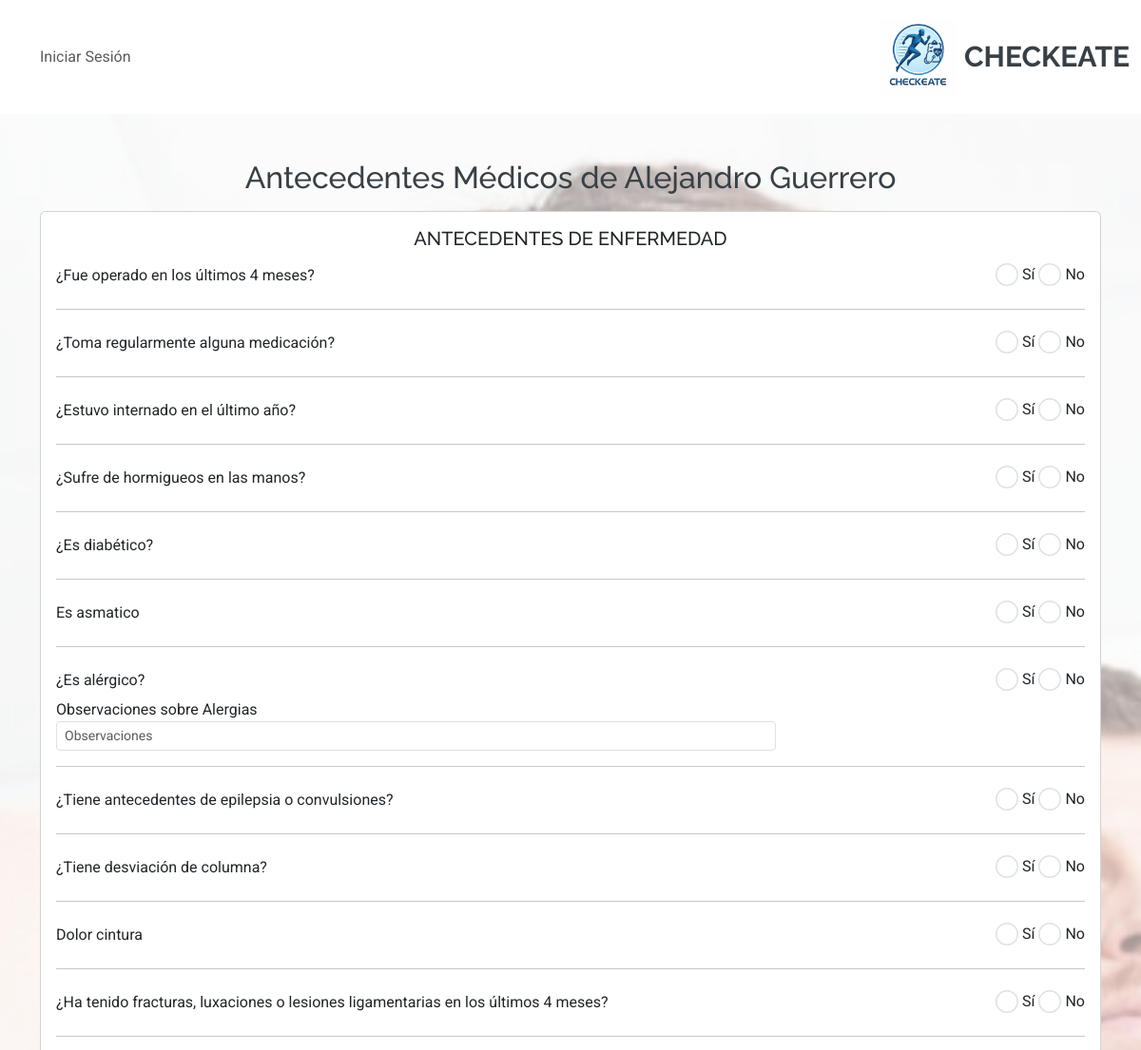
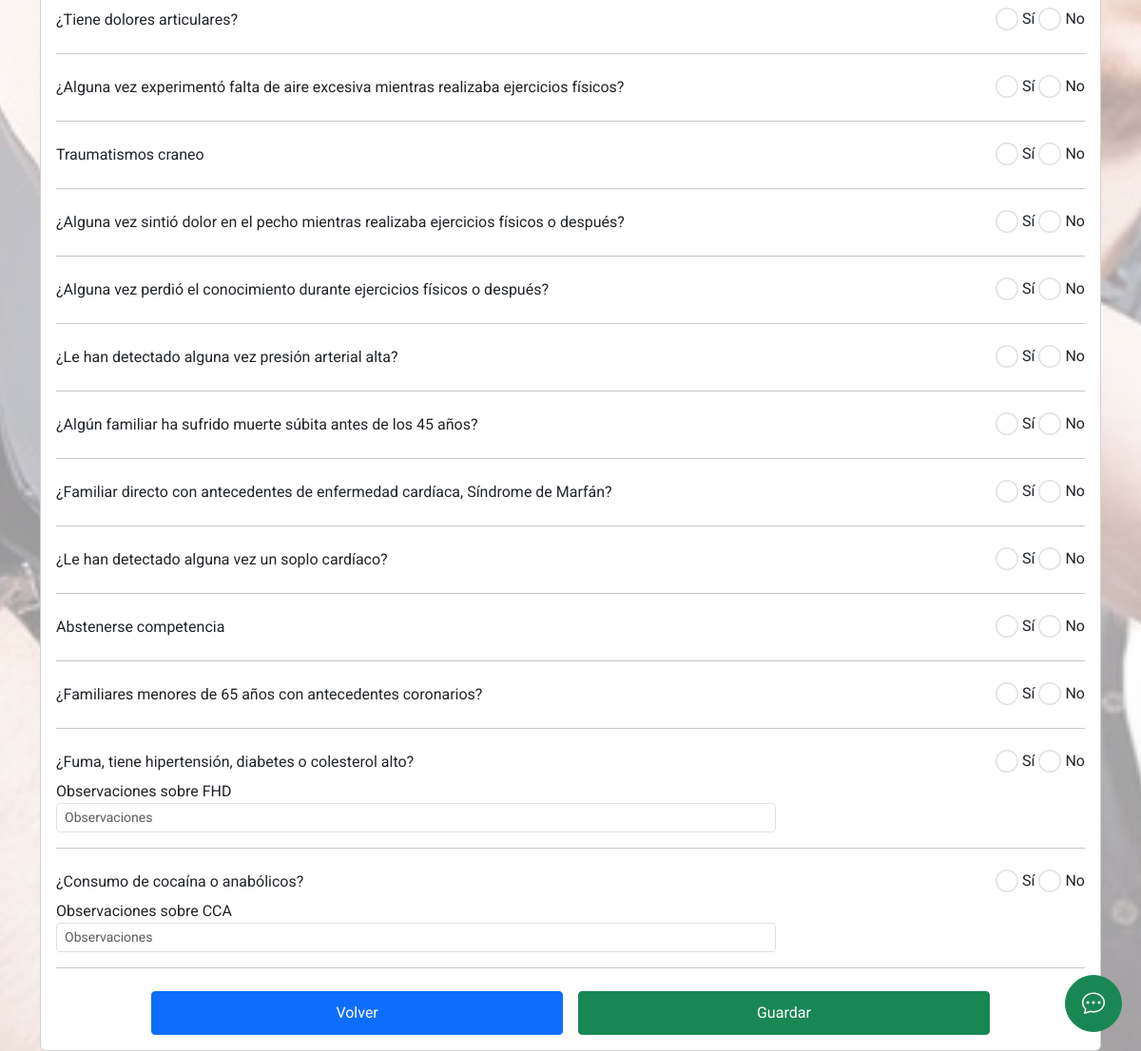
/registro-medico/cargar_antecedente/1/, run on the app's committed database (2 pictures, top to bottom).
### RegistroMedico/models.py (models this page shows, shortened)
class RegistroMedico(models.Model):
    ESTADO_FICHA = [
        ('PENDIENTE', 'Pendiente'),
        ('PROCESO', 'En proceso'),
        ('APROBADA', 'Aprobada'),
        ('RECHAZADA', 'Rechazada'),
        ('VENCIDO', 'Vencido'),  # Nuevo estado agregado
    ]
    jugador = models.ForeignKey(Jugador, on_delete=models.CASCADE, related_name='registros_medicos')
    torneo = models.ForeignKey(Torneo, on_delete=models.CASCADE)
    estado = models.CharField(max_length=45, choices=ESTADO_FICHA, blank=True, null=True)
    fecha_creacion = models.DateTimeField(auto_now_add=True)
    fecha_caducidad = models.DateField(blank=True, null=True)
    fecha_de_llenado = models.DateField(blank=True, null=True)
    observacion = models.CharField(max_length=200, blank=True, null=True)
    consentimiento_persona = models.BooleanField(null=True, blank=True)
    medico = models.ForeignKey(Medico, on_delete=models.SET_NULL, null=True, blank=True)
    class Meta:
        db_table = 'ficha_registro'

### persona/models.py (models this page shows, shortened)
class Jugador(models.Model):
    GRUPOS_SANGUINEOS = [
        ('A+', 'A+'),
        ('A-', 'A-'),
        ('B+', 'B+'),
        ('B-', 'B-'),
        ('AB+', 'AB+'),
        ('AB-', 'AB-'),
        ('O+', 'O+'),
        ('O-', 'O-'),
    ]
    persona = models.OneToOneField(Persona, on_delete=models.CASCADE)
    grupo_sanguineo = models.CharField(max_length=3, choices=GRUPOS_SANGUINEOS, blank=True, null=True)
    cobertura_medica = models.CharField(max_length=100, blank=True, null=True)
    numero_afiliado = models.CharField(max_length=50, blank=True, null=True)

class Persona(models.Model):
    profile = models.OneToOneField(Profile, on_delete=models.CASCADE)
    direccion = models.CharField(max_length=255, blank=True, null=True)
    telefono = models.CharField(max_length=15, blank=True, null=True)
    telefono_alternativo = models.CharField(max_length=15, blank=True, null=True)

### account/models.py (models this page shows, shortened)
class Profile(models.Model):
    user = models.ForeignKey(settings.AUTH_USER_MODEL, on_delete=models.CASCADE)  # Permitir múltiples perfiles para un usuario
    nombre = models.CharField(max_length=30, blank=True, null=True)
    apellido = models.CharField(max_length=30, blank=True, null=True)
    dni = models.CharField(max_length=15, blank=True, null=True)
    fecha_nacimiento = models.DateField(blank=True, null=True)
    email = models.EmailField(max_length=254)  # Eliminar unique=True para permitir múltiples perfiles con el mismo email
    rol = models.CharField(
        max_length=20,
        choices=[
            ('jugador', 'Jugador'),
            ('medico', 'Médico'),
            ('representante', 'Representante'),
            ('colegio' , 'Colegio'),
            ('estudiante', 'Estudiante'),
        ],
        default='jugador'
    )
    class Meta:
        unique_together = ('user', 'rol')  # Garantiza que un usuario solo tenga un perfil por rol

### RegistroMedico/views.py (the view, shortened to what this page needs)
# urls.py: path('cargar_antecedente/<int:jugador_id>/', CargarAntecedenteView.as_view(), name='cargar_antecedente'),
class CargarAntecedenteView(FormView):
    template_name = 'registro_medico/cargar_antecedentes.html'
    form_class = AntecedenteEnfermedadesForm
    success_url = reverse_lazy('menu_jugador')  # Redirige al menú del jugador después de guardar
    def get_context_data(self, **kwargs):
        context = super().get_context_data(**kwargs)
        jugador_id = self.kwargs.get('jugador_id')
        jugador = get_object_or_404(Jugador, id=jugador_id)
        jugador_categoria_equipo = JugadorCategoriaEquipo.objects.filter(jugador=jugador).first()
        torneo = jugador_categoria_equipo.categoria_equipo.categoria.torneo
        context['jugador'] = jugador
        context['torneo'] = torneo
        ficha_medica, created = RegistroMedico.objects.get_or_create(
            jugador=jugador,
            torneo=torneo,
            defaults={
                'estado': 'PROCESO',
            }
        )
        context['ficha_medica'] = ficha_medica
        return context

### RegistroMedico/templates/registro_medico/cargar_antecedentes.html (shortened to what this page needs)
{% extends 'core/base.html' %}
{% load static %}
{% load widget_tweaks %}
{% block content %}
<main class="px-3" style="position: relative; min-height: 100vh; width: 100%; margin: 0; padding: 0;">
  <div style="position: relative; z-index: 1; ">
    <div class="container mt-5">
      <h2 class="text-center">Antecedentes Médicos de {{ ficha_medica.jugador.persona.profile.nombre }} {{ ficha_medica.jugador.persona.profile.apellido }}</h2>
      <div class="card mt-3">
        <div class="card-body">
          <h5 class="card-title text-center">ANTECEDENTES DE ENFERMEDAD</h5>
          <form method="POST">
            {% for field in form %}
            {% if field.name != 'alerg_observ' and field.name != 'fhd_observacion' and field.name != 'cca_observaciones' %}
              <div class="form-group row align-items-center">
                <label class="col-sm-8 col-form-label">{{ field.label }}</label>
                <div class="col-sm-4 d-flex justify-content-end">
                  <div class="form-check me-2">
                    <input type="radio" class="form-check-input" id="{{ field.id_for_label }}_si" name="{{ field.name }}" value="True" {% if field.value == 'True' %}checked{% endif %} style="transform: scale(1.5);">
                    <label class="form-check-label" for="{{ field.id_for_label }}_si">Sí</label>
                  </div>
                  <div class="form-check">
                    <input type="radio" class="form-check-input" id="{{ field.id_for_label }}_no" name="{{ field.name }}" value="False" {% if field.value == 'False' %}checked{% endif %} style="transform: scale(1.5);">
                    <label class="form-check-label" for="{{ field.id_for_label }}_no">No</label>
                  </div>
                </div>
              </div>
              {% if field.name == 'es_alergico' %}
              <div class="form-group">
                <label for="alerg_observ">Observaciones sobre Alergias</label>
                <input type="text" class="form-control form-control-sm" id="alerg_observ" name="alerg_observ" placeholder="Observaciones" style="width: 70%;" value="{{ form.alerg_observ.value }}">
              </div>
              {% elif field.name == 'fumar_hipertension_diabetes' %}
              <div class="form-group">
                <label for="fhd_observacion">Observaciones sobre FHD</label>
                <input type="text" class="form-control form-control-sm" id="fhd_observacion" name="fhd_observacion" placeholder="Observaciones" style="width: 70%;" value="{{ form.fhd_observacion.value }}">
              </div>
              {% elif field.name == 'consumo_cocaina_anabolicos' %}
              <div class="form-group">
                <label for="cca_observaciones">Observaciones sobre CCA</label>
                <input type="text" class="form-control form-control-sm" id="cca_observaciones" name="cca_observaciones" placeholder="Observaciones" style="width: 70%;" value="{{ form.cca_observaciones.value }}">
              </div>
              {% endif %}
              <hr>
            {% endif %}
            {% endfor %}
            <div class="text-center mt-4 d-flex justify-content-center gap-3">
              <a href="{% url 'menu_jugador' %}" class="btn btn-primary btn-sm" style="width: 40%; padding: 10px 0; font-size: 1rem;">
                Volver
              </a>
              <button type="submit" class="btn btn-success btn-sm" style="width: 40%; padding: 10px 0; font-size: 1rem;">
                Guardar
              </button>
            </div>
          </form>
        </div>
      </div>
    </div>
  </div>
</main>
{% endblock %}

### core/static/core/css/main.css (style rules this page uses)
:root { --default-font: "Roboto", system-ui, -apple-system, "Segoe UI", Roboto, "Helvetica Neue", Arial, "Noto Sans", "Liberation Sans", sans-serif, "Apple Color Emoji", "Segoe UI Emoji", "Segoe UI Symbol", "Noto Color Emoji"; --heading-font: "Raleway", sans-serif; --nav-font: "Poppins", sans-serif; }
:root { --background-color: #ffffff; --default-color: #444444; --heading-color: #384046; --accent-color: #3498db; --surface-color: #ffffff; --contrast-color: #ffffff; }
:root { --nav-color: #444444; --nav-hover-color: #3498db; --nav-mobile-background-color: #ffffff; --nav-dropdown-background-color: #ffffff; --nav-dropdown-color: #444444; --nav-dropdown-hover-color: #3498db; }
:root { scroll-behavior: smooth; }
body { color: var(--default-color); background-color: var(--background-color); font-family: var(--default-font); }
a { color: var(--accent-color); text-decoration: none; transition: 0.3s; }
h1, h2, h3, h4, h5, h6 { color: var(--heading-color); font-family: var(--heading-font); }

### data on the page
RegistroMedico: jugador.persona.profile.nombre "Alejandro", jugador.persona.profile.apellido "Guerrero"

### other printed values
{{ field.label }} "¿Fue operado en los últimos 4 meses?" "¿Toma regularmente alguna medicación?" "¿Estuvo internado en el último año?" "¿Sufre de hormigueos en las manos?" "¿Es diabético?" "Es asmatico" "¿Es alérgico?" "¿Tiene antecedentes de epilepsia o convulsiones?" "¿Tiene desviación de columna?" "Dolor cintura" "¿Ha tenido fracturas, luxaciones o lesiones ligamentarias en los últimos 4 meses?" "¿Tiene dolores articulares?" "¿Alguna vez experimentó falta de aire excesiva mientras realizaba ejercicios físicos?" "Traumatismos craneo" "¿Alguna vez sintió dolor en el pecho mientras realizaba ejercicios físicos o después?" "¿Alguna vez perdió el conocimiento durante ejercicios físicos o después?" "¿Le han detectado alguna vez presión arterial alta?" "¿Algún familiar ha sufrido muerte súbita antes de los 45 años?" "¿Familiar directo con antecedentes de enfermedad cardíaca, Síndrome de Marfán?" "¿Le han detectado alguna vez un soplo cardíaco?" "Abstenerse competencia" "¿Familiares menores de 65 años con antecedentes coronarios?" "¿Fuma, tiene hipertensión, diabetes o colesterol alto?" "¿Consumo de cocaína o anabólicos?"
